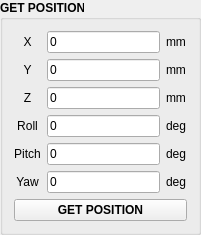
    <widget class="QGroupBox" name="groupBox_2">
     <property name="geometry">
      <rect>
       <x>210</x>
       <y>280</y>
       <width>201</width>
       <height>221</height>
      </rect>
     </property>
     <property name="font">
      <font>
       <bold>true</bold>
      </font>
     </property>
     <property name="title">
      <string>GET POSITION</string>
     </property>
     <layout class="QVBoxLayout" name="verticalLayout_8">
      <item>
       <layout class="QHBoxLayout" name="horizontalLayout_4">
        <item>
         <layout class="QVBoxLayout" name="verticalLayout_5">
          <item>
           <widget class="QLabel" name="label_5">
            <property name="font">
             <font>
              <bold>false</bold>
             </font>
            </property>
            <property name="text">
             <string>X</string>
            </property>
            <property name="alignment">
             <set>Qt::AlignCenter</set>
            </property>
           </widget>
          </item>
          <item>
           <widget class="QLabel" name="label_6">
            <property name="font">
             <font>
              <bold>false</bold>
             </font>
            </property>
            <property name="text">
             <string>Y</string>
            </property>
            <property name="alignment">
             <set>Qt::AlignCenter</set>
            </property>
           </widget>
          </item>
          <item>
           <widget class="QLabel" name="label_7">
            <property name="font">
             <font>
              <bold>false</bold>
             </font>
            </property>
            <property name="text">
             <string>Z</string>
            </property>
            <property name="alignment">
             <set>Qt::AlignCenter</set>
            </property>
           </widget>
          </item>
          <item>
           <widget class="QLabel" name="label_8">
            <property name="font">
             <font>
              <bold>false</bold>
             </font>
            </property>
            <property name="text">
             <string>Roll</string>
            </property>
            <property name="alignment">
             <set>Qt::AlignCenter</set>
            </property>
           </widget>
          </item>
          <item>
           <widget class="QLabel" name="label_9">
            <property name="font">
             <font>
              <bold>false</bold>
             </font>
            </property>
            <property name="text">
             <string>Pitch</string>
            </property>
            <property name="alignment">
             <set>Qt::AlignCenter</set>
            </property>
           </widget>
          </item>
          <item>
           <widget class="QLabel" name="label_10">
            <property name="font">
             <font>
              <bold>false</bold>
             </font>
            </property>
            <property name="text">
             <string>Yaw</string>
            </property>
            <property name="alignment">
             <set>Qt::AlignCenter</set>
            </property>
           </widget>
          </item>
         </layout>
        </item>
        <item>
         <layout class="QVBoxLayout" name="verticalLayout_7">
          <item>
           <widget class="QLineEdit" name="txt_get_X">
            <property name="font">
             <font>
              <bold>false</bold>
             </font>
            </property>
            <property name="text">
             <string>0</string>
            </property>
           </widget>
          </item>
          <item>
           <widget class="QLineEdit" name="txt_get_Y">
            <property name="font">
             <font>
              <bold>false</bold>
             </font>
            </property>
            <property name="text">
             <string>0</string>
            </property>
           </widget>
          </item>
          <item>
           <widget class="QLineEdit" name="txt_get_Z">
            <property name="font">
             <font>
              <bold>false</bold>
             </font>
            </property>
            <property name="text">
             <string>0</string>
            </property>
           </widget>
          </item>
          <item>
           <widget class="QLineEdit" name="txt_get_Roll">
            <property name="font">
             <font>
              <bold>false</bold>
             </font>
            </property>
            <property name="text">
             <string>0</string>
            </property>
           </widget>
          </item>
          <item>
           <widget class="QLineEdit" name="txt_get_Pitch">
            <property name="font">
             <font>
              <bold>false</bold>
             </font>
            </property>
            <property name="text">
             <string>0</string>
            </property>
           </widget>
          </item>
          <item>
           <widget class="QLineEdit" name="txt_get_Yaw">
            <property name="font">
             <font>
              <bold>false</bold>
             </font>
            </property>
            <property name="text">
             <string>0</string>
            </property>
           </widget>
          </item>
         </layout>
        </item>
        <item>
         <layout class="QVBoxLayout" name="verticalLayout_6">
          <item>
           <widget class="QLabel" name="label_11">
            <property name="font">
             <font>
              <bold>false</bold>
             </font>
            </property>
            <property name="text">
             <string>mm</string>
            </property>
           </widget>
          </item>
          <item>
           <widget class="QLabel" name="label_12">
            <property name="font">
             <font>
              <bold>false</bold>
             </font>
            </property>
            <property name="text">
             <string>mm</string>
            </property>
           </widget>
          </item>
          <item>
           <widget class="QLabel" name="label_13">
            <property name="font">
             <font>
              <bold>false</bold>
             </font>
            </property>
            <property name="text">
             <string>mm</string>
            </property>
           </widget>
          </item>
          <item>
           <widget class="QLabel" name="label_14">
            <property name="font">
             <font>
              <bold>false</bold>
             </font>
            </property>
            <property name="text">
             <string>deg</string>
            </property>
           </widget>
          </item>
          <item>
           <widget class="QLabel" name="label_15">
            <property name="font">
             <font>
              <bold>false</bold>
             </font>
            </property>
            <property name="text">
             <string>deg</string>
            </property>
           </widget>
          </item>
          <item>
           <widget class="QLabel" name="label_16">
            <property name="font">
             <font>
              <bold>false</bold>
             </font>
            </property>
            <property name="text">
             <string>deg</string>
            </property>
           </widget>
          </item>
         </layout>
        </item>
       </layout>
      </item>
      <item>
       <widget class="QPushButton" name="btn_get_postion">
        <property name="text">
         <string>GET POSITION</string>
        </property>
       </widget>
      </item>
     </layout>
    </widget>
